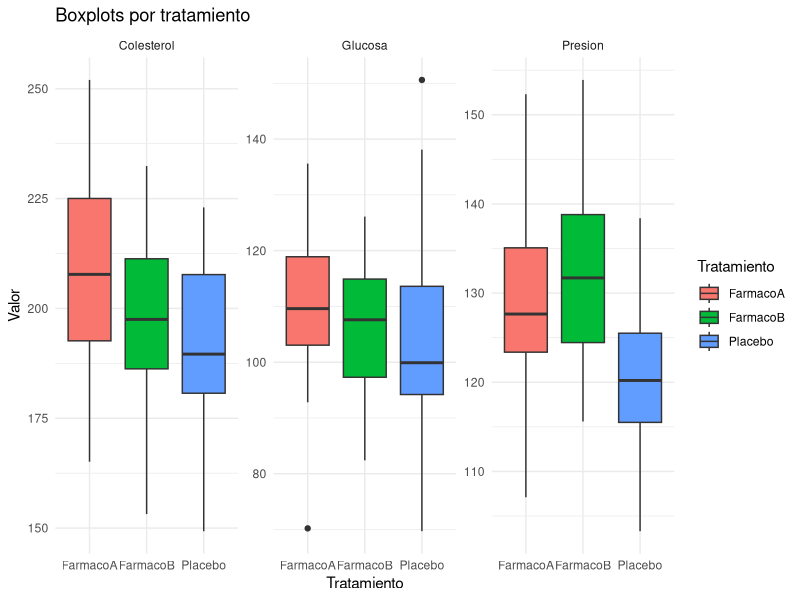
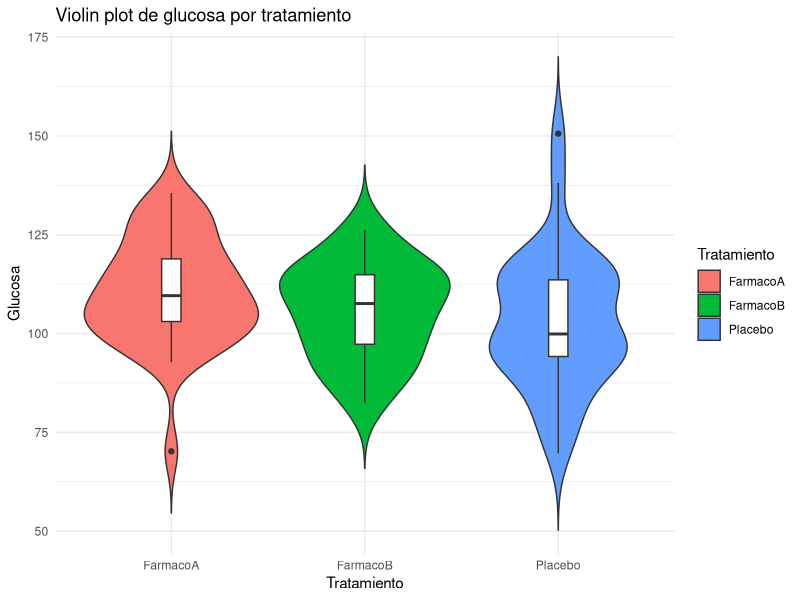
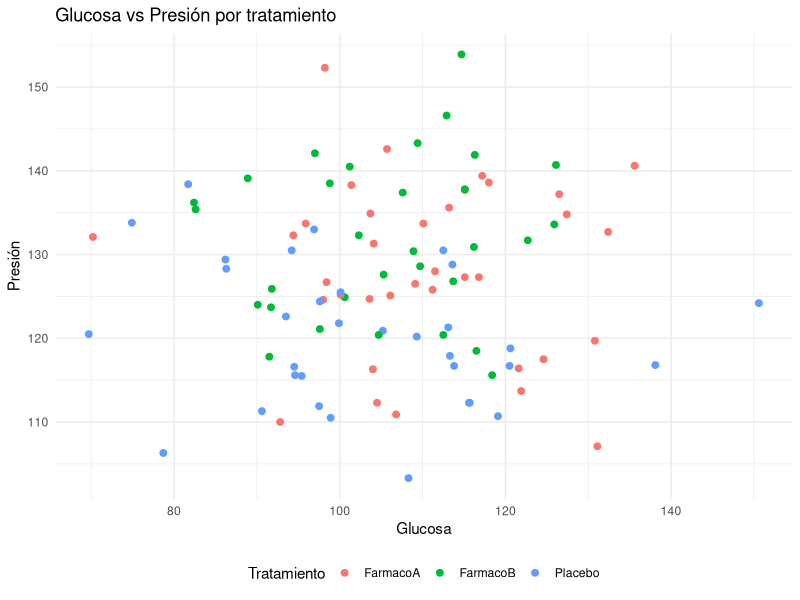
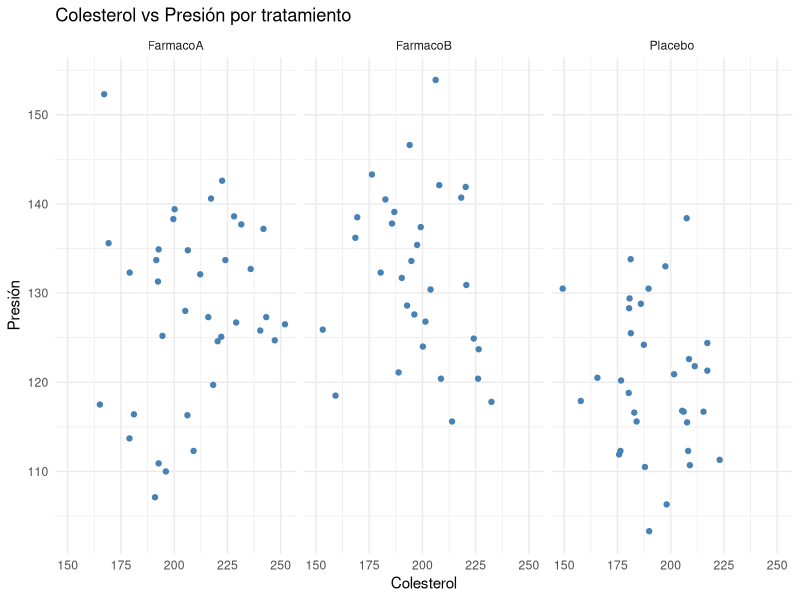
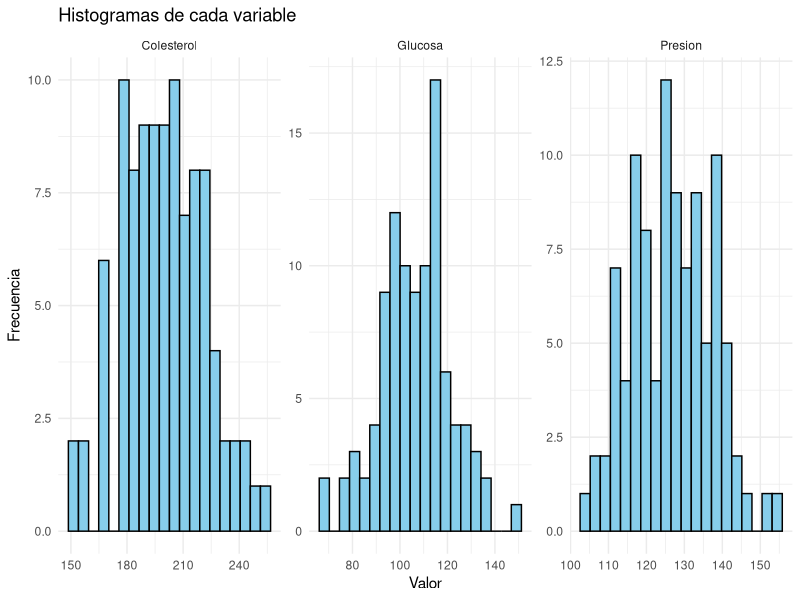

Recreate these plots in R, in order.
###############################################################
# Trabajo final de Bioinformática - Curso 2025/26
# Análisis de parámetros biomédicos por tratamiento
# Autor: Indira Arguello Pérez
###############################################################

# =============================================================
# 1. Cargar librerías y archivo de datos (0.5 pts)
# =============================================================

# Cambia la ruta si tu archivo no está en el Escritorio
setwd("~/Desktop")
getwd()

# Cargar datos del archivo CSV
datos <- read.csv("datos_biomed.csv", header = TRUE, sep = ",")

# Revisar estructura y resumen de los datos
head(datos)       # Primeras 6 filas
str(datos)        # Estructura de las variables
summary(datos)    # Resumen estadístico

# Convertir la variable 'Tratamiento' en factor
datos$Tratamiento <- as.factor(datos$Tratamiento)

# =============================================================
# 3. Gráfica con todos los boxplots por tratamiento (1 pt)
# =============================================================
library(ggplot2)
library(dplyr)
library(tidyr)


datos_largos <- datos %>%
  pivot_longer(cols = c(Glucosa, Presion, Colesterol),
               names_to = "Variable",
               values_to = "Valor")


head(datos_largos)


ggplot(datos_largos, aes(x = Tratamiento, y = Valor, fill = Tratamiento)) +
  geom_boxplot() +
  facet_wrap(~ Variable, scales = "free_y") +
  labs(title = "Boxplots por tratamiento",
       x = "Tratamiento", y = "Valor") +
  theme_minimal()

# =============================================================
# 4. Violin plot (1 pt)
# =============================================================

ggplot(datos, aes(x = Tratamiento, y = Glucosa, fill = Tratamiento)) +
  geom_violin(trim = FALSE) +
  geom_boxplot(width = 0.1, fill = "white") +
  labs(title = "Violin plot de glucosa por tratamiento",
       x = "Tratamiento", y = "Glucosa") +
  theme_minimal()

# =============================================================
# 5. Gráfico de dispersión Glucosa vs Presión (1 pt)
# =============================================================

ggplot(datos, aes(x = Glucosa, y = Presion, color = Tratamiento)) +
  geom_point(size = 2) +
  labs(title = "Glucosa vs Presión por tratamiento",
       x = "Glucosa", y = "Presión") +
  theme_minimal() +
  theme(legend.position = "bottom")

# =============================================================
# 6. Facet Grid: Colesterol vs Presión por tratamiento (1 pt)
# =============================================================

ggplot(datos, aes(x = Colesterol, y = Presion)) +
  geom_point(color = "steelblue") +
  facet_grid(~ Tratamiento) +
  labs(title = "Colesterol vs Presión por tratamiento",
       x = "Colesterol", y = "Presión") +
  theme_minimal()

# =============================================================
# 7. Histogramas para cada variable (0.5 pts)
# =============================================================

datos_largos <- datos %>%
  pivot_longer(cols = c(Glucosa, Presion, Colesterol),
               names_to = "Variable", values_to = "Valor")

ggplot(datos_largos, aes(x = Valor)) +
  geom_histogram(bins = 20, fill = "skyblue", color = "black") +
  facet_wrap(~ Variable, scales = "free") +
  labs(title = "Histogramas de cada variable",
       x = "Valor", y = "Frecuencia") +
  theme_minimal()

# =============================================================
# 8. Crear un factor a partir del tratamiento (1 pt)
# =============================================================

datos$Tratamiento <- as.factor(datos$Tratamiento)
levels(datos$Tratamiento)

# =============================================================
# 9. Media y desviación estándar de glucosa por tratamiento (0.5 pts)
# =============================================================

aggregate(Glucosa ~ Tratamiento, data = datos,
          FUN = function(y) c(media = mean(y), sd = sd(y)))

# =============================================================
# 10. Extraer los datos para cada tratamiento (1 pt)
# =============================================================

farmacoB <- subset(datos, Tratamiento == "FarmacoB")
placebo  <- subset(datos, Tratamiento == "Placebo")

head(farmacoB)
head(placebo)

# =============================================================
# 11. Evaluar normalidad y comparación de medias (1 pt)
# =============================================================

# Prueba de normalidad (Shapiro-Wilk)
by(datos$Glucosa, datos$Tratamiento, shapiro.test)

# Si los datos no son normales:
kruskal.test(Glucosa ~ Tratamiento, data = datos)

# =============================================================
# 12. ANOVA sobre la glucosa por tratamiento (1 pt)
# =============================================================

anova_glu <- aov(Glucosa ~ Tratamiento, data = datos)
summary(anova_glu)

# Comparaciones post-hoc (Tukey)
TukeyHSD(anova_glu)

###############################################################
# FIN DEL TRABAJO
###############################################################
